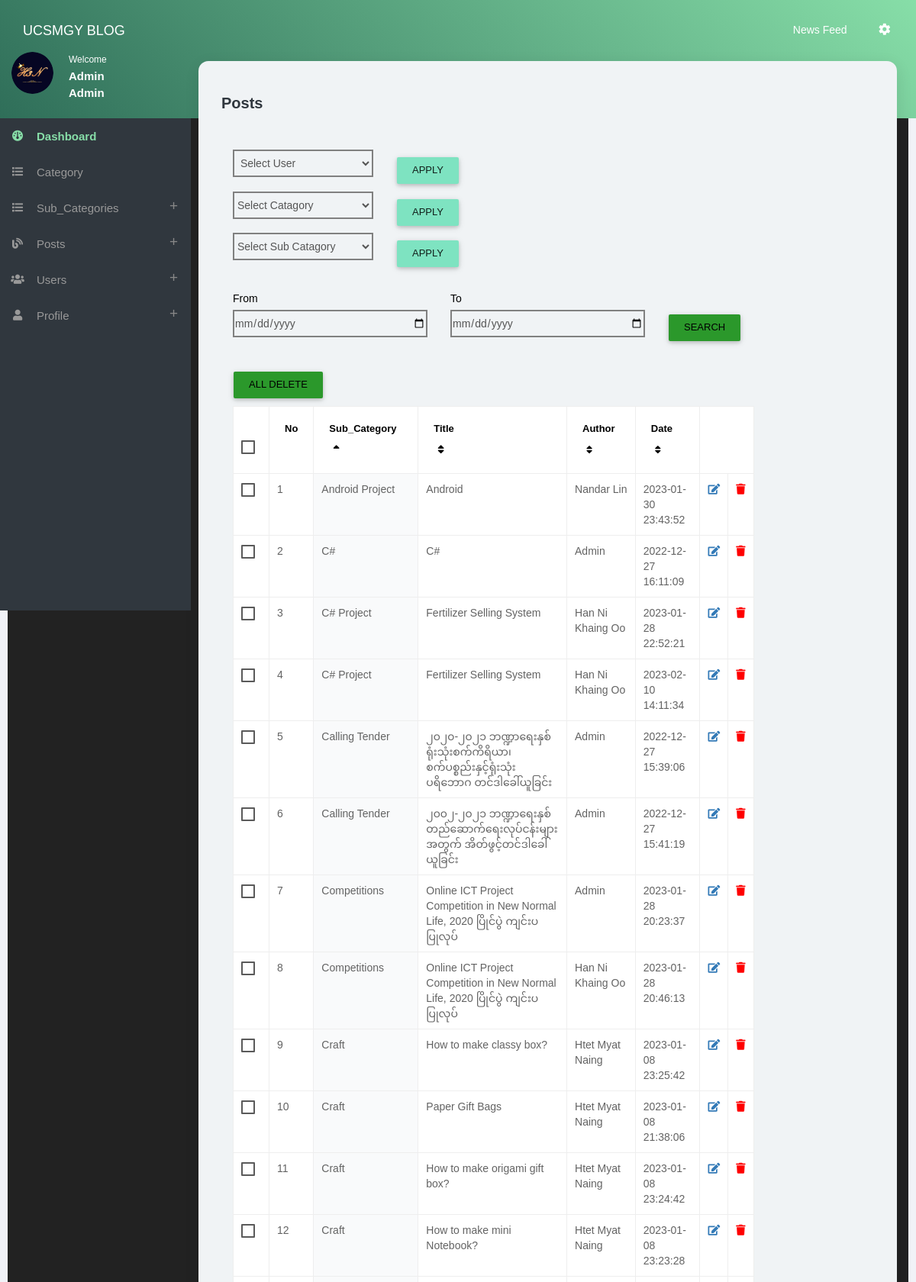
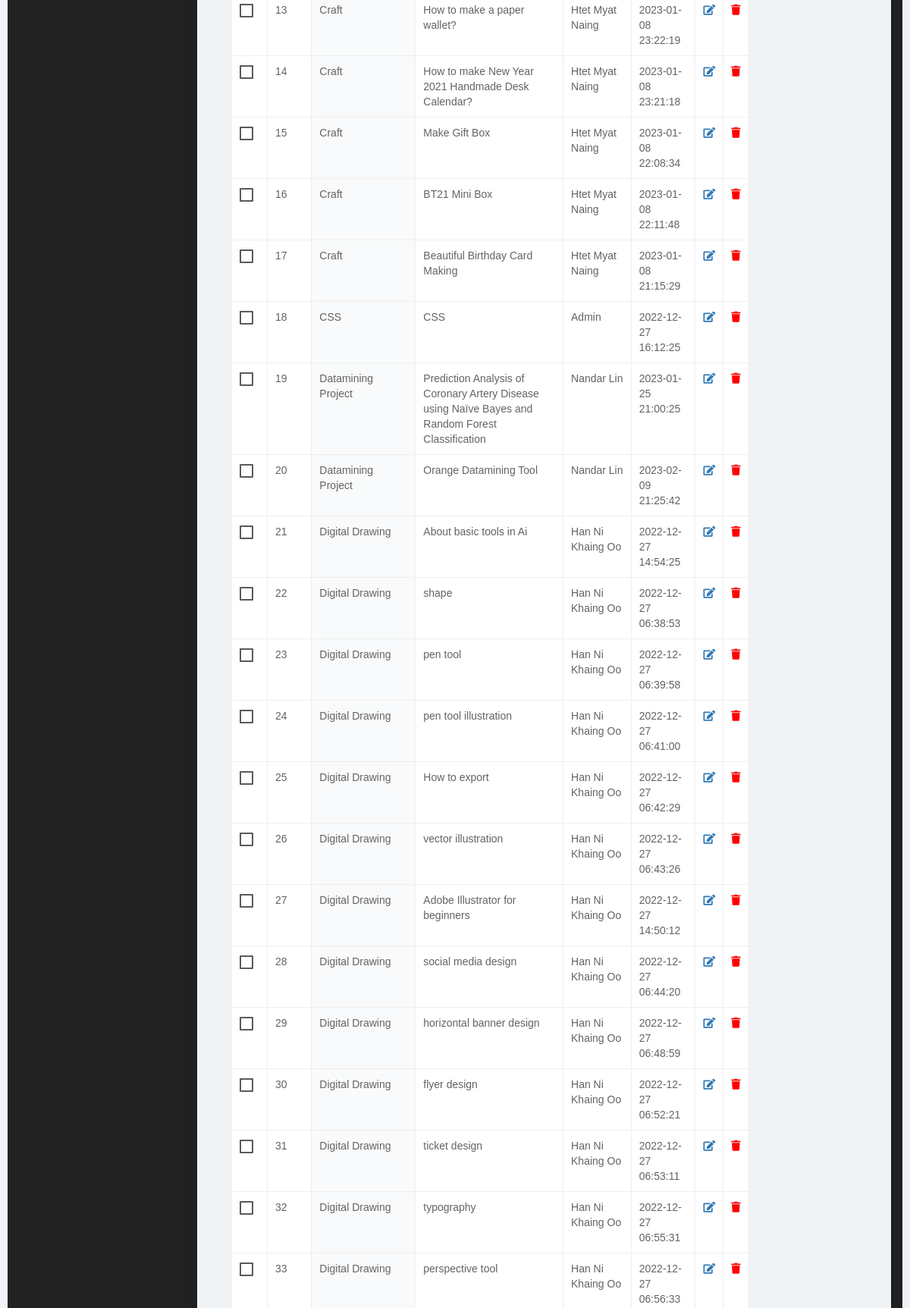
The page /admin/post.php (signed in, upper part) on the database its author committed (2 pictures, top to bottom).
### tables this page shows
CREATE TABLE `users` (
  `id` int(11) NOT NULL,
  `unique_id` int(200) NOT NULL,
  `username` varchar(100) NOT NULL,
  `email` varchar(100) NOT NULL,
  `email_verified` varchar(100) NOT NULL,
  `password` varchar(100) NOT NULL,
  `user_role` varchar(30) NOT NULL DEFAULT 'Writer',
  `date` datetime NOT NULL,
  `image` varchar(255) NOT NULL,
  `status` varchar(255) NOT NULL,
  `follower_number` int(11) NOT NULL
);

CREATE TABLE `post` (
  `post_id` int(11) NOT NULL,
  `post_category_id` int(11) NOT NULL,
  `user_id` int(11) NOT NULL,
  `post_title` varchar(255) NOT NULL,
  `post_author` varchar(100) NOT NULL,
  `post_date` datetime NOT NULL,
  `post_image` varchar(200) NOT NULL,
  `video_url` text NOT NULL,
  `file_name` varchar(300) NOT NULL,
  `PDFname` varchar(300) NOT NULL,
  `post_tag` varchar(255) NOT NULL,
  `post_content` text NOT NULL,
  `post_status` varchar(30) NOT NULL DEFAULT 'subscriber',
  `like_number` int(11) NOT NULL
);

CREATE TABLE `categories` (
  `cat_id` int(11) NOT NULL,
  `blog_postid` int(11) NOT NULL,
  `cat_title` varchar(100) NOT NULL
);

### admin/function.php (called while the page is built, shortened)
<?php
	function escape($string){
		global $con;
		return mysqli_real_escape_string($con,$string);
	}
?>

### admin/include_admin/view_all_posts.php (the view, shortened to what this page needs)
<div class="body">
	<form method="get" action="post.php">
	<?php
	$user_role = $fetch['user_role'];
	if ( $user_role == 'Admin') {
	?>
		<div class="row">
			<div class="col-md-3">
				<select name="sub_user_id" id="" class="form-control" style="border:solid 2px grey;">
					<option value="">&nbsp;Select User</option>
				</select>
			</div>
			<div class="col-md-8">
				<input type="submit" name="" value="Apply" class="btn btn-raised waves-effect" style="background-color:#7ee3c1;" >
			</div>
		</div>
		<?php
		}
		?>
	</form>
	<form method="get" action="post.php">
		<div class="row">
			<div class="col-md-3">
				<select name="submit_blog" id="" class="form-control show-tick" style="border:solid 2px grey;">
					<option value="">Select Catagory</option>
				</select>
			</div>
			<div class="col-md-8">
				<input type="submit" name="" value="Apply" class="btn btn-raised waves-effect" style="background-color:#7ee3c1;">
			</div>
		</div>
	</form>
	<form method="get" action="post.php">
		<div class="row">
			<div class="col-md-3">
				<select name="submit_category" id="" class="form-control show-tick" style="border:solid 2px grey;">
					<option value="">Select Sub Catagory</option>
					<?php
					$sql = "SELECT * FROM categories WHERE blog_postid='$selected_blog' ORDER BY cat_title";
					?>
				</select>
			</div>
			<div class="col-md-8">
				<input type="submit" name="" value="Apply" class="btn btn-raised waves-effect" style="background-color:#7ee3c1;">
			</div>
		</div>
	</form>
	<br>
	<form method="get" action="post.php">
		<div class="row">
			<div class="col-md-4">
			    <label for="post_title" style="color:black;">From</label>
			    <input type="date" name="from_date" id="from_date" class="form-control dateFilter" placeholder="From Date" style="border:solid 2px grey;"/>
			</div>
			<div class="col-md-4">
			    <label for="post_title" style="color:black;">To</label>
			    <input type="date" name="to_date" id="to_date" class="form-control dateFilter" placeholder="To Date" style="border:solid 2px grey;" />
			</div>
			 <br>
			<div class="col-md-3">
			    <input type="submit" name="" id="btn_search" value="Search" class="btn btn-success" style="color: black;" />
			</div>
		</div>
	</form>
	<form method="post">
		<div class="row">
			<div class="col-md-8">
				<input type="submit" name="alldelete" value="ALL DELETE" class="btn btn-success" style="color:black;" onclick="return confirm('Do you want to delete this post?');">
			</div>
		</div>
	    <div class="row">
	      	<div class="col-md-10">
	        	<div id="purchase_order">
					<?php
					$columns = array('cat_title','post_title','username','post_date');
					$column = isset($_GET['column']) && in_array($_GET['column'], $columns) ? $_GET['column'] : $columns[0];
					$sort_order = isset($_GET['order']) && strtolower($_GET['order']) == 'desc' ? 'DESC' : 'ASC';
					?>
					<?php
					$user_role = $fetch['user_role'];
						if ( $user_role == 'Admin') {
							if(isset($_GET['sub_user_id'])) {
				            	$sql = "SELECT *,ROW_NUMBER() OVER (ORDER BY  $column $sort_order) AS row_num FROM post JOIN users ON post.user_id = users.id JOIN categories ON post.post_category_id = categories.cat_id WHERE user_id = $selected_user ORDER BY $column $sort_order";
				        	}elseif(isset($_GET['submit_blog'])) {
				            	$sql = "SELECT * ,ROW_NUMBER() OVER (ORDER BY $column $sort_order) AS row_num FROM post JOIN categories ON post.post_category_id = categories.cat_id JOIN users ON post.user_id = users.id WHERE blog_postid = $selected_blog ORDER BY $column $sort_order";
				        	}elseif(isset($_GET['submit_category'])) {
				            	$sql = "SELECT * ,ROW_NUMBER() OVER (ORDER BY $column $sort_order) AS row_num FROM post JOIN categories ON post.post_category_id = categories.cat_id JOIN users ON post.user_id = users.id WHERE post_category_id = $selected_sub ORDER BY $column $sort_order";
				       		}else{
								$sql = "SELECT * ,ROW_NUMBER() OVER (ORDER BY $column $sort_order) AS row_num FROM post JOIN categories ON post.post_category_id = categories.cat_id JOIN users ON post.user_id = users.id ORDER BY $column $sort_order";
							}
						}
						$aa = $con->query($sql);
						if ($result = $aa ) {
							$up_or_down = str_replace(array('ASC','DESC'), array('up','down'), $sort_order);
							$asc_or_desc = $sort_order == 'ASC' ? 'desc' : 'asc';
							$add_class = ' class="highlight"';
						?>
					<table class="table table-bordered table-hover" style="background-color:#ffffff" >
						<thead>
						<tr>
							<th>
								<div class="form-check">
					            	<label class="form-check-label" for="js">
					               </label>
					        	</div>
							</th>
							<th><a href="#">No<p></p><i class="fas fa"></i></a></th>
							<?php
							if(isset($_GET['sub_user_id'])) {
								$s = $_GET['sub_user_id'];
							?>
							<th style="width:100px;"><a href="post.php?sub_user_id=<?php echo $s; ?>&column=cat_title&order=<?php echo $asc_or_desc; ?>">Sub_Category<p></p><i class="fa fa-sort<?php echo $column == 'cat_title' ? '-' . $up_or_down : ''; ?>"></i></a></th>
							<th><a href="post.php?sub_user_id=<?php echo $s; ?>&column=post_title&order=<?php echo $asc_or_desc; ?>">Title<p></p><i class="fa fa-sort<?php echo $column == 'post_title' ? '-' . $up_or_down : ''; ?>"></i></a></th>
							<th><a href="post.php?sub_user_id=<?php echo $s; ?>&column=username&order=<?php echo $asc_or_desc; ?>">Author<p></p><i class="fas fa-<?php echo $column == 'username' ? '-' . $up_or_down : ''; ?>"></i></a></th>
							<th><a href="post.php?sub_user_id=<?php echo $s; ?>&column=post_date&order=<?php echo $asc_or_desc; ?>">Date<p></p><i class="fas fa-sort<?php echo $column == 'post_date' ? '-' . $up_or_down : ''; ?>"></i></a></th>
							<?php
							}else{
							?>
							<th><a href="post.php?column=cat_title&order=<?php echo $asc_or_desc; ?>">Sub_Category<p></p><i class="fa fa-sort<?php echo $column == 'cat_title' ? '-' . $up_or_down : ''; ?>"></i></a></th>
							<th><a href="post.php?column=post_title&order=<?php echo $asc_or_desc; ?>">Title<p></p><i class="fa fa-sort<?php echo $column == 'post_title' ? '-' . $up_or_down : ''; ?>"></i></a></th>
							<th><a href="post.php?column=username&order=<?php echo $asc_or_desc; ?>">Author<p></p><i class="fas fa-sort<?php echo $column == 'username' ? '-' . $up_or_down : ''; ?>"></i></a></th>
							<th><a href="post.php?column=post_date&order=<?php echo $asc_or_desc; ?>">Date<p></p><i class="fas fa-sort<?php echo $column == 'post_date' ? '-' . $up_or_down : ''; ?>"></i></a></th>
							<?php
							}
							?>
							<th colspan="2"></th>
						</tr>
						</thead>
						<?php
				        while ($row = mysqli_fetch_assoc($result)) {
				        	$row_num = escape($row['row_num']);
				        	$post_id = escape($row['post_id']);
				    	?>
						<tr>
							<td>
								<div class="form-check">
					            	<label class="form-check-label" for="<?php echo $post_id ?>">
					               </label>
				        		</div>
							</td>
							<td><?php echo $row_num; ?></td>
							<td<?php echo $column == 'cat_title' ? $add_class : ''; ?>><?php echo $row['cat_title']; ?></td>
							<td<?php echo $column == 'post_title' ? $add_class : ''; ?>><?php echo $row['post_title']; ?></td>
							<td<?php echo $column == 'post_author' ? $add_class : ''; ?>><?php echo $row['username']; ?></td>
							<td<?php echo $column == 'post_date' ? $add_class : ''; ?>><?php echo $row['post_date']; ?></td>
							<td>
								<a href="post.php?source=edit_post&p_id=<?php echo $post_id ?>"><i class="fas fa-edit"></i></a>
							</td>
							<td>
								<a href="post.php?delete=<?php echo $post_id ?>" onclick="return confirm('Are You Sure You Want To Delete?');" style="color: red;"><i class="fas fa-trash"></i></a>
							</td>
						</tr>
						<?php
							}
						?>
					</table>
				<?php
				}
				?>
        	</div>
      	</div>
  	</form>

### admin/include_admin/upper.php (shortened to what this page needs)
<?php require_once 'db.php'; ?>
<?php require_once 'function.php' ?>
<?php
$id = $_SESSION['USER']->id;
$query=mysqli_query($con, "SELECT * FROM `users` WHERE id = '$id'") or die(mysqli_error());
if(mysqli_num_rows($query) > 0){
    $fetch = mysqli_fetch_assoc($query);
}
?>
<!DOCTYPE html>
<html class=" ">
<head>
    <link href="assets/plugins/pace/pace-theme-flash.css" rel="stylesheet" type="text/css" media="screen"/>
    <link href="assets/plugins/bootstrap/css/bootstrap.min.css" rel="stylesheet" type="text/css"/>
    <link href="assets/plugins/bootstrap/css/bootstrap-theme.min.css" rel="stylesheet" type="text/css"/>
    <link href="assets/fonts/font-awesome/css/font-awesome.css" rel="stylesheet" type="text/css"/>
    <link href="assets/css/animate.min.css" rel="stylesheet" type="text/css"/>
    <link href="assets/plugins/perfect-scrollbar/perfect-scrollbar.css" rel="stylesheet" type="text/css"/>
    <link href="assets/plugins/jvectormap/jquery-jvectormap-2.0.1.css" rel="stylesheet" type="text/css" media="screen"/>
    <link href="assets/css/style.css" rel="stylesheet" type="text/css"/>
    <link href="assets/css/responsive.css" rel="stylesheet" type="text/css"/>
    <link rel="stylesheet" href="dashboard_assets/plugins/bootstrap/css/bootstrap.min.css" />
    <link rel="stylesheet" href="dashboard_assets/css/main.css">
    <link rel="stylesheet" href="dashboard_assets/css/themes/all-themes.css"/>
    <link rel="stylesheet" href="https://cdnjs.cloudflare.com/ajax/libs/font-awesome/6.2.1/css/all.min.css"/>
    <link rel="stylesheet" href="dashboard_assets/css/sb-admin.css">
    <link rel="stylesheet" href="https://use.fontawesome.com/releases/v5.3.1/css/all.css">
</head>
<body class="theme-cyan">
    <div id="morphsearch" class="morphsearch">
        <form class="morphsearch-form">
            <div class="form-group m-0">
                <input value="" type=" " placeholder="" class="morphsearch-input" />
            </div>
        </form>
    </div>
    <nav class="navbar clearHeader">
        <div class="col-12">
            <div class="navbar-header"> <a href="javascript:void(0);" class="bars"></a> <a class="navbar-brand" href="index.html">UCSMGY BLOG</a> </div>
            <ul class="nav navbar-nav navbar-right">
               <li><a href="../Publish_User/index.php" class="js-right-sidebar" data-close="true">News Feed&nbsp;&nbsp;</a></li>
               <li><a href="javascript:void(0);" class="js-right-sidebar" data-close="true"><i class="zmdi zmdi-settings"></i></a></li>
           </ul>
       </div>
    </nav>
<section>
    <aside id="leftsidebar" class="sidebar">
        <div class="user-info">
            <?php
            if($fetch['image'] == ''){
                ?>
                <div class="admin-image">  <img src="../img/default_u.jpg" alt="user-image" class="img-circle img-inline"></div>
                <?php
            }else{
                ?>
                <div class="admin-image">  <img src="../profile/<?php echo $fetch['image']; ?>" alt="user-image" class="img-circle img-inline"></div>
                <?php
            }
            ?>
            <div class="admin-action-info"> <span>Welcome</span>
                <h3><span><?php echo $fetch['username']; ?> </span></h3>
                <h3><span><?php echo $fetch['user_role']; ?> </span></h3>
            </div>
        </div>
        <div class="menu">
            <ul class="list">
                <?php
                $id = $_SESSION['USER']->id;
                $sql = "SELECT * FROM users WHERE id=$id";
                $result = mysqli_query($con,$sql);
                $row = mysqli_fetch_assoc($result);
                $user_role = $row['user_role'];
                if($user_role == 'Admin'){
                ?>
                <li class="active open"><a href="index.php">
                    <i class="fa fa-dashboard"></i>
                    <span>Dashboard</span></a>
                </li>
                <li><a href="admin_blogs.php">
                    <i class="fa fa-list"></i>
                    <span style="color:#999;">Category</span> </a>
                </li>
                <li ><a href="javascript:void(0);" class="menu-toggle">
                    <i class="fa fa-list"></i><span>Sub_Categories</span> </a>
                </li>
                <?php
                    }
                ?>
                <?php
                if($user_role != 'Public User'){
                ?>
                <li><a href="javascript:void(0);" class="menu-toggle">
                    <i class="fa fa-blog"></i><span>Posts</span> </a>
                </li>
                <?php
                    }
                ?>
                <?php
                if($user_role == 'Admin'){
                ?>
                <li>
                    <a href="javascript:void(0);" class="menu-toggle">
                    <i class="fa fa-users"></i><span>Users</span> </a>
                </li>
                <?php
                    }
                ?>
                <li>
                    <a href="javascript:void(0);" class="menu-toggle">
                    <i class="fa fa-user"></i><span>Profile</span></a>
                </li>
            </ul>
        </div>
    </aside>
</section>

### admin/dashboard_assets/css/themes/all-themes.css (style rules this page uses)
.theme-cyan .navbar-brand { color: #fff; }
.theme-cyan .nav > li > a { color: #fff; }
.theme-cyan .sidebar .menu .list li.active { background-color: transparent; }
.theme-cyan .sidebar .menu .list li.active >:first-child i, .theme-cyan .sidebar .menu .list li.active >:first-child span, .theme-cyan .morphsearch .dummy-column h2 { color: #87dea8; }
.theme-cyan .sidebar .menu .list .toggled { background-color: transparent; }

### admin/dashboard_assets/css/sb-admin.css (style rules this page uses)
body { margin-top: 100px; background-color: #222; }
@media (min-width:768px) { body { margin-top: 50px; } }

### admin/post.php (style rules this page uses)
html { font-family: Tahoma, Geneva, sans-serif; padding: 10px; }
table { border-collapse: collapse; width: 500px; }
th { background-color: white; border: 1px solid #54585d; }
th a { display: block; text-decoration:none; padding: 10px; color: black; font-weight: bold; font-size: 13px; }
th a i { margin-left: 5px; color: black; }
td { padding: 10px; color: #636363; border: 1px solid #dddfe1; }
tr { background-color: #ffffff; }
tr .highlight { background-color: #f9fafb; }

### rows shown on the page
users: image (picture), username "Admin", user_role "Admin"
post: row_num "1", categories.cat_title "Android Project", post_title "Android", user.username "Nandar Lin", post_date "2023-01-30 23:43:52"
post: row_num "2", categories.cat_title "C#", post_title "C#", user.username "Admin", post_date "2022-12-27 16:11:09"
post: row_num "3", categories.cat_title "C# Project", post_title "Fertilizer Selling System", user.username "Han Ni Khaing Oo", post_date "2023-01-28 22:52:21"
post: row_num "4", categories.cat_title "C# Project", post_title "Fertilizer Selling System", user.username "Han Ni Khaing Oo", post_date "2023-02-10 14:11:34"
post: row_num "5", categories.cat_title "Calling Tender", post_title "၂၀၂၀-၂၀၂၁ ဘဏ္ဍာရေးနှစ် ရုံးသုံးစက်ကိရိယာ၊ စက်ပစ္စည်းနှင့်ရုံးသုံးပရိဘောဂ တင်ဒါခေါ်ယူခြင်း", user.username "Admin", post_date "2022-12-27 15:39:06"
post: row_num "6", categories.cat_title "Calling Tender", post_title "၂၀၀၂-၂၀၂၁ ဘဏ္ဍာရေးနှစ်တည်ဆောက်ရေးလုပ်ငန်းများအတွက် အိတ်ဖွင့်တင်ဒါခေါ်ယူခြင်း", user.username "Admin", post_date "2022-12-27 15:41:19"
post: row_num "7", categories.cat_title "Competitions", post_title "Online ICT Project Competition in New Normal Life, 2020 ပြိုင်ပွဲ ကျင်းပပြုလုပ်", user.username "Admin", post_date "2023-01-28 20:23:37"
post: row_num "8", categories.cat_title "Competitions", post_title "Online ICT Project Competition in New Normal Life, 2020 ပြိုင်ပွဲ ကျင်းပပြုလုပ်", user.username "Han Ni Khaing Oo", post_date "2023-01-28 20:46:13"
post: row_num "9", categories.cat_title "Craft", post_title "How to make classy box?", user.username "Htet Myat Naing", post_date "2023-01-08 23:25:42"
post: row_num "10", categories.cat_title "Craft", post_title "Paper Gift Bags", user.username "Htet Myat Naing", post_date "2023-01-08 21:38:06"
post: row_num "11", categories.cat_title "Craft", post_title "How to make origami gift box?", user.username "Htet Myat Naing", post_date "2023-01-08 23:24:42"
post: row_num "12", categories.cat_title "Craft", post_title "How to make mini Notebook?", user.username "Htet Myat Naing", post_date "2023-01-08 23:23:28"
post: row_num "13", categories.cat_title "Craft", post_title "How to make a paper wallet?", user.username "Htet Myat Naing", post_date "2023-01-08 23:22:19"
post: row_num "14", categories.cat_title "Craft", post_title "How to make New Year 2021 Handmade Desk Calendar?", user.username "Htet Myat Naing", post_date "2023-01-08 23:21:18"
post: row_num "15", categories.cat_title "Craft", post_title "Make Gift Box", user.username "Htet Myat Naing", post_date "2023-01-08 22:08:34"
post: row_num "16", categories.cat_title "Craft", post_title "BT21 Mini Box", user.username "Htet Myat Naing", post_date "2023-01-08 22:11:48"
post: row_num "17", categories.cat_title "Craft", post_title "Beautiful Birthday Card Making", user.username "Htet Myat Naing", post_date "2023-01-08 21:15:29"
post: row_num "18", categories.cat_title "CSS", post_title "CSS", user.username "Admin", post_date "2022-12-27 16:12:25"
post: row_num "19", categories.cat_title "Datamining Project", post_title "Prediction Analysis of Coronary Artery Disease using Naïve Bayes and Random Forest Classification", user.username "Nandar Lin", post_date "2023-01-25 21:00:25"
post: row_num "20", categories.cat_title "Datamining Project", post_title "Orange Datamining Tool", user.username "Nandar Lin", post_date "2023-02-09 21:25:42"
post: row_num "21", categories.cat_title "Digital Drawing", post_title "About basic tools in Ai", user.username "Han Ni Khaing Oo", post_date "2022-12-27 14:54:25"
post: row_num "22", categories.cat_title "Digital Drawing", post_title "shape", user.username "Han Ni Khaing Oo", post_date "2022-12-27 06:38:53"
post: row_num "23", categories.cat_title "Digital Drawing", post_title "pen tool", user.username "Han Ni Khaing Oo", post_date "2022-12-27 06:39:58"
post: row_num "24", categories.cat_title "Digital Drawing", post_title "pen tool illustration", user.username "Han Ni Khaing Oo", post_date "2022-12-27 06:41:00"
post: row_num "25", categories.cat_title "Digital Drawing", post_title "How to export", user.username "Han Ni Khaing Oo", post_date "2022-12-27 06:42:29"
post: row_num "26", categories.cat_title "Digital Drawing", post_title "vector illustration", user.username "Han Ni Khaing Oo", post_date "2022-12-27 06:43:26"
post: row_num "27", categories.cat_title "Digital Drawing", post_title "Adobe Illustrator for beginners", user.username "Han Ni Khaing Oo", post_date "2022-12-27 14:50:12"
post: row_num "28", categories.cat_title "Digital Drawing", post_title "social media design", user.username "Han Ni Khaing Oo", post_date "2022-12-27 06:44:20"
post: row_num "29", categories.cat_title "Digital Drawing", post_title "horizontal banner design", user.username "Han Ni Khaing Oo", post_date "2022-12-27 06:48:59"
post: row_num "30", categories.cat_title "Digital Drawing", post_title "flyer design", user.username "Han Ni Khaing Oo", post_date "2022-12-27 06:52:21"
post: row_num "31", categories.cat_title "Digital Drawing", post_title "ticket design", user.username "Han Ni Khaing Oo", post_date "2022-12-27 06:53:11"
post: row_num "32", categories.cat_title "Digital Drawing", post_title "typography", user.username "Han Ni Khaing Oo", post_date "2022-12-27 06:55:31"
post: row_num "33", categories.cat_title "Digital Drawing", post_title "perspective tool", user.username "Han Ni Khaing Oo", post_date "2022-12-27 06:56:33"
